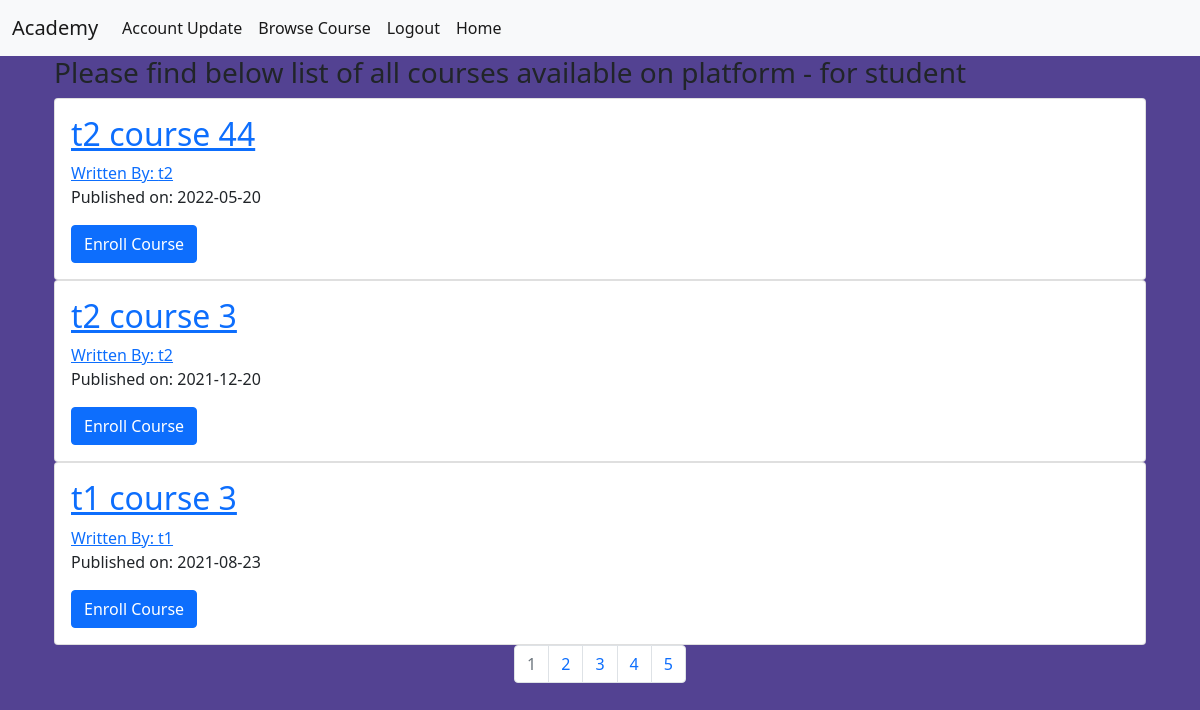
/student_view_course (signed in), run on the app's committed database.
### project/models.py (models this page shows, shortened)
class Course(db.Model):
    __tablename__ = 'course'
    course_id = db.Column(db.Integer, primary_key=True)
    course_name = db.Column(db.String(100))
    course_instructor = db.Column(db.String(50), db.ForeignKey('user.id'), nullable=False)
    course_fee = db.Column(db.Integer)
    course_created = db.Column(db.DateTime, nullable=False, default=datetime.utcnow)
    course_duration = db.Column(db.Integer, nullable=False)
    course_student = db.relationship('Student', backref='s_course', lazy='select')

### project/student/view.py (the view)
@student_blueprint.route('/student_view_course')
@login_required
def student_view_course():
    print("Inside Student View Course")
    page = request.args.get('page', 1, type=int)
    print("Page number is :", page)
    all_course = Course.query.order_by(Course.course_created.desc()).paginate(page=page, per_page=3)
    return render_template('student_view_course.html', course=all_course)

### project/models.py (called while the page is built)
@login_manager.user_loader
def load_user(user_id):
    return User.query.get(user_id)

### project/student/templates/student/student_view_course.html (shortened to what this page needs)
<!DOCTYPE html>
{% extends "base.html" %}
{% block content %}
<div class="container">
    <div class="container">
        <h3> Please find below list of all courses available on platform - for student</h3>
        {% for course in course.items %}
        <div class="card">
            <div class="card-body">
                <h2><a class="card-title" href="#">{{ course.course_name }}</a></h2>
                <a href="#">Written By: {{ course.course_instructor }}</a>
                <p>Published on: {{ course.course_created.strftime('%Y-%m-%d') }}</p>
                <a href="{{ url_for('student.enroll_course', course_id=course.course_id) }}" class="btn btn-primary">Enroll Course</a>
            </div>
        </div>
        {% endfor %}
        <nav aria-label="Page navigation example">
            <ul class="pagination justify-content-center">
                {% for page_num in course.iter_pages(left_edge=5, left_current=5, right_current=10, right_edge=2) %}
                {% if course.page == page_num %}
                <li class="page-item disabled">
                    <a class="page-link" href="{{ url_for('student.student_view_course', page=page_num) }}">{{ page_num }}</a>
                </li>
                {% else %}
                <li class="page-item"><a class="page-link" href="{{ url_for('student.student_view_course', page=page_num) }}">{{ page_num
                    }}</a></li>
                {% endif %}
                {% endfor %}
            </ul>
        </nav>
        {% endblock %}

### project/static/styles/mainpage.css (style rules this page uses)
body { background-color: #534292; }

### data on the page
Course: course_name "t2 course 44", course_instructor "t2", course_created "2022-05-20"
Course: course_name "t2 course 3", course_instructor "t2", course_created "2021-12-20"
Course: course_name "t1 course 3", course_instructor "t1", course_created "2021-08-23"

### other printed values
{{ page_num }} "1"
{{ page_num }} "2" "3" "4" "5"
